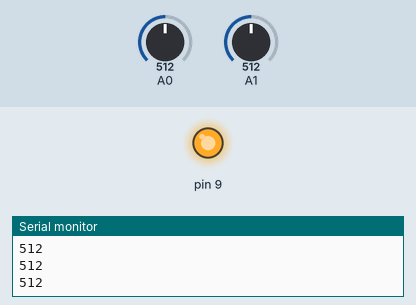
The sketch below on a simulated Arduino Uno, built with avr-gcc and run on an emulated ATmega328P. Shown: output pins drawn as LEDs (lit = HIGH), the last lines printed to the serial monitor. Inputs (shaded band) come from the test bench; at power-on: A1 = 512, A0 = 512.

Above: at 1.2 s.
1.3 s: A1 set to 521
At 2.2 s:
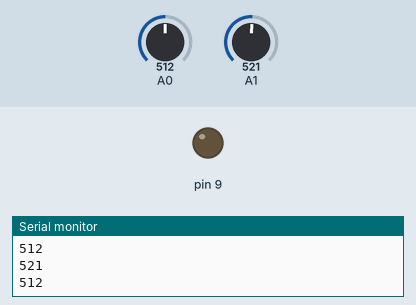
2.8 s: A1 set to 511
At 3.7 s:
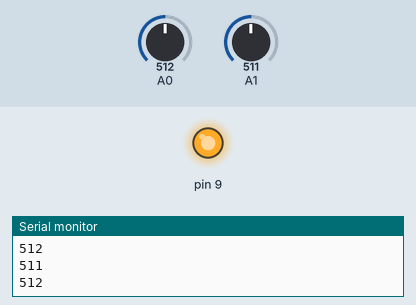
4.3 s: A1 set to 716
At 5.2 s:
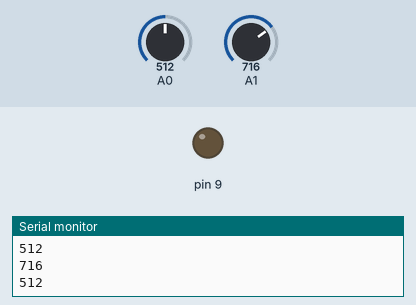
Timing chart, 0 to 7.3 s (numbered marks = the images above; inputs shaded):
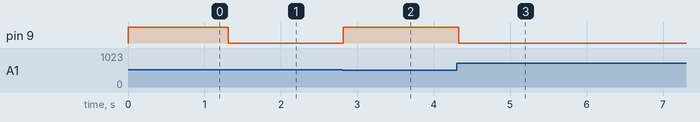

Measured:
- the behaviour switches between 512 and 513 on A1 (found by bisection; images 0 and 1)
- after the input at 1.3 s, pin 9: HIGH → LOW at once
- after the input at 2.8 s, pin 9: LOW → HIGH at once
- after the input at 4.3 s, pin 9: HIGH → LOW at once

The sketch:

resistance_level.ino
```cpp
int level;
int water;
int brightness;
int standard;

void setup() {
  // put your setup code here, to run once:
  pinMode(A1, INPUT);
  pinMode(9, OUTPUT);
  pinMode(A0, INPUT);
  Serial.begin(9600);
}

void loop() {
  // put your main code here, to run repeatedly:
  level = analogRead(A1);
  water = analogRead(A0);
  standard = map(level, 0, 1023, 0, 700);

  //brightness = map(level, 0, 1023, 0, 255);
  //analogWrite(9, brightness);

  if(water >= level){
    digitalWrite(9, HIGH);
  }
  else{
    digitalWrite(9, LOW);
  }
  Serial.println(level);
  Serial.println(water);

  delay(100);
}
```
